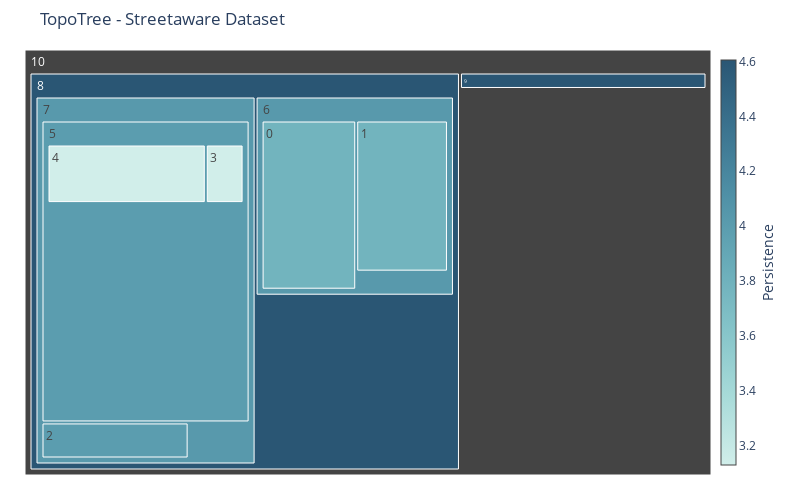

Write notebook code for a chart like this one.
### Code cell
fig = plot_hierarchical_treemap(df_comp, color='died_at')
fig.update_layout(title='TopoTree - Streetaware Dataset')
fig.show()

### Figure 1 — Plotly figure (JSON) as saved in the notebook; plotly's stock layout.template omitted (floating-point values rounded to 4 significant figures)
{"data": [{"branchvalues": "total", "hovertemplate": "<b>Component #%{label} </b> <br> Points: %{value}<br> Persistence: %{color:.2f}<br> Parent: #%{parent}", "labels": [0, 1, 2, 3, 4, 5, 6, 7, 8, 9, 10], "marker": {"colorbar": {"thickness": 15, "title": {"side": "right", "text": "Persistence"}, "x": 1}, "colors": [3.782, 3.782, 3.993, 3.129, 3.129, 3.993, 4.029, 4.029, 4.605, 4.605, null], "colorscale": [[0, "rgb(209, 238, 234)"], [0.1667, "rgb(168, 219, 217)"], [0.3333, "rgb(133, 196, 201)"], [0.5, "rgb(104, 171, 184)"], [0.6667, "rgb(79, 144, 166)"], [0.8333, "rgb(59, 115, 143)"], [1, "rgb(42, 86, 116)"]], "showscale": true}, "parents": [6, 6, 7, 5, 5, 7, 8, 8, 10, 10, null], "tiling": {"packing": "squarify"}, "type": "treemap", "values": [30085, 26050, 9159, 4505, 18868, 108492, 59249, 121446, 230894, 5472, 363134]}], "layout": {"height": 500, "margin": {"b": 25, "l": 25, "r": 25, "t": 50}, "title": {"text": "TopoTree - Streetaware Dataset"}, "width": 800}}
